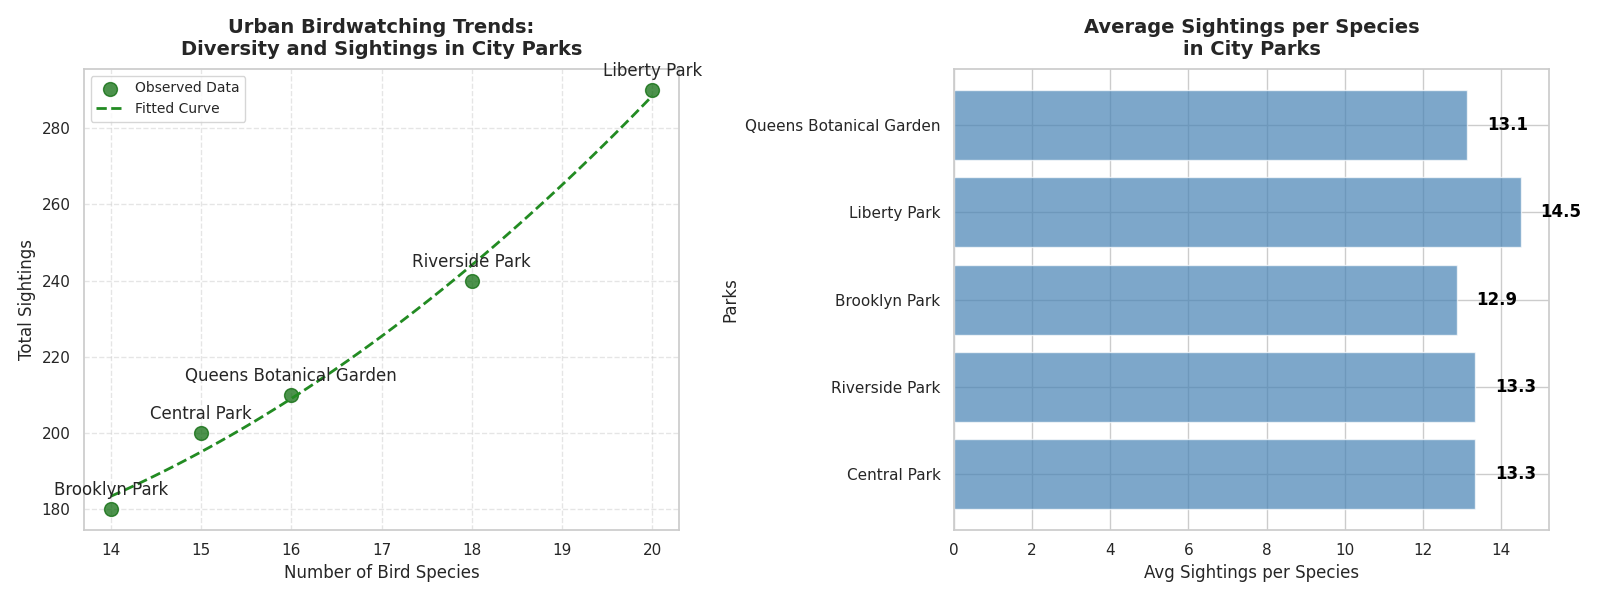

Python code for this plot:
import matplotlib.pyplot as plt
import numpy as np
from scipy.optimize import curve_fit

# Define parks and hypothetical observation data (species count and sightings)
parks = ["Central Park", "Riverside Park", "Brooklyn Park", "Liberty Park", "Queens Botanical Garden"]

# Artificial data representing the number of bird species and total sightings
species_count = np.array([15, 18, 14, 20, 16])
sightings = np.array([200, 240, 180, 290, 210])

# Define a function to fit the data (quadratic model as a smooth curve)
def quadratic_model(x, a, b, c):
    return a * x**2 + b * x + c

# Fit the model to the data
params, covariance = curve_fit(quadratic_model, species_count, sightings)

# Generate a smooth line for the fitted curve
species_fit = np.linspace(min(species_count), max(species_count), 100)
sightings_fit = quadratic_model(species_fit, *params)

# Calculate average sightings per species for each park
avg_sightings_per_species = sightings / species_count

# Create a horizontal subplot layout (1x2)
fig, axes = plt.subplots(1, 2, figsize=(16, 6))

# Subplot 1: Scatter plot with quadratic fit
axes[0].scatter(species_count, sightings, color='darkgreen', label='Observed Data', s=100, alpha=0.7)
axes[0].plot(species_fit, sightings_fit, color='forestgreen', linestyle='--', label='Fitted Curve', linewidth=2)
for i, park in enumerate(parks):
    axes[0].annotate(park, (species_count[i], sightings[i]), textcoords="offset points", xytext=(0, 10), ha='center')
axes[0].set_title("Urban Birdwatching Trends:\nDiversity and Sightings in City Parks", fontsize=14, fontweight='bold', pad=10)
axes[0].set_xlabel("Number of Bird Species", fontsize=12)
axes[0].set_ylabel("Total Sightings", fontsize=12)
axes[0].legend(loc='upper left', fontsize=10, frameon=True)
axes[0].grid(linestyle='--', alpha=0.5)

# Subplot 2: Horizontal bar chart of average sightings per species
axes[1].barh(parks, avg_sightings_per_species, color='steelblue', alpha=0.7)
axes[1].set_title("Average Sightings per Species\nin City Parks", fontsize=14, fontweight='bold', pad=10)
axes[1].set_xlabel("Avg Sightings per Species", fontsize=12)
axes[1].set_ylabel("Parks", fontsize=12)
for i, v in enumerate(avg_sightings_per_species):
    axes[1].text(v + 0.5, i, f"{v:.1f}", color='black', va='center', fontweight='bold')

# Adjust layout to prevent overlap
plt.tight_layout()

# Show the plots
plt.show()
